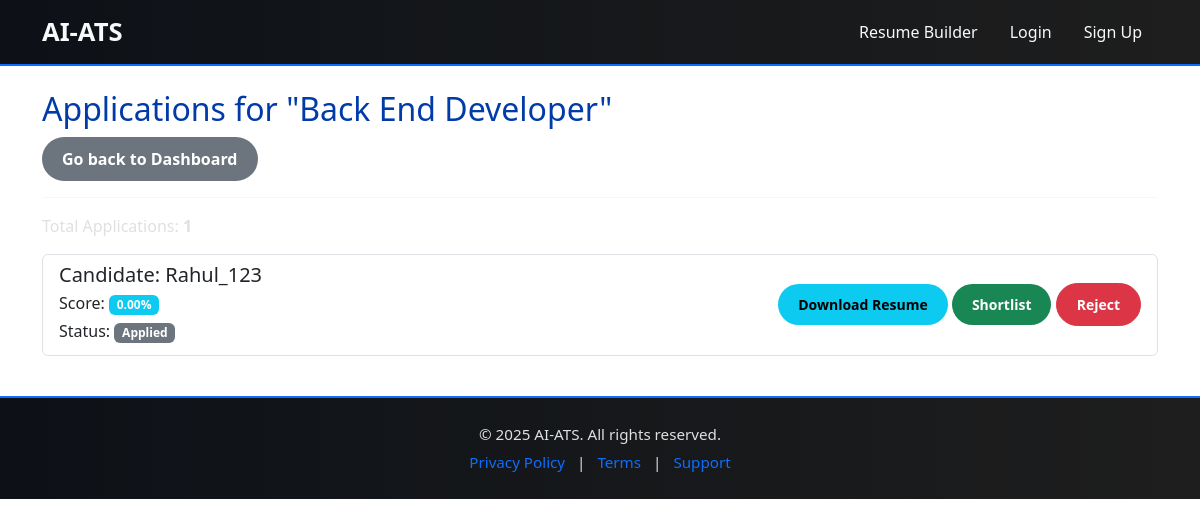
The app's page /recruiter/jobs/8/applications/ (signed in) with its own data.
### core/models.py (models this page shows, shortened)
class Job(models.Model):
    title = models.CharField(max_length=200)
    description = models.TextField()
    recruiter = models.ForeignKey(
        'CustomUser',
        on_delete=models.CASCADE,
        limit_choices_to={'is_recruiter': True}
    )
    is_internal = models.BooleanField(default=True)
    external_url = models.URLField(blank=True, null=True)
    job_field = models.ForeignKey(JobField, on_delete=models.SET_NULL, null=True)

class Application(models.Model):
    candidate = models.ForeignKey(
        'CustomUser',
        on_delete=models.CASCADE,
        limit_choices_to={'is_candidate': True}
    )
    job = models.ForeignKey(Job, on_delete=models.CASCADE)
    resume = models.FileField(upload_to='resumes/')
    STATUS_CHOICES = (
        ('Applied', 'Applied'),
        ('Screening', 'Screening'),
        ('Shortlisted', 'Shortlisted'),
        ('Rejected', 'Rejected'),
    )
    status = models.CharField(max_length=20, choices=STATUS_CHOICES, default='Applied')
    ranking_score = models.FloatField(default=0.0)

class CustomUser(AbstractUser):
    is_candidate = models.BooleanField(default=False)
    is_recruiter = models.BooleanField(default=False)

### core/views.py (the view)
# urls.py: path('recruiter/jobs/<int:job_id>/applications/', views.recruiter_job_applications, name='recruiter_job_applications'),
@login_required
def recruiter_job_applications(request, job_id):
    if not request.user.is_recruiter:
        return redirect('dashboard')
    job = get_object_or_404(Job, id=job_id, recruiter=request.user)
    applications = Application.objects.filter(job=job).order_by('-ranking_score')
    return render(request, 'core/recruiter_job_applications.html', {'job': job, 'applications': applications})

### core/templates/core/recruiter_job_applications.html
{% extends 'core/base.html' %}
{% block content %}
<div class="row">
    <div class="col-12">
        <h2>Applications for "{{ job.title }}"</h2>
        <a href="{% url 'recruiter_dashboard' %}" class="btn btn-secondary">Go back to Dashboard</a>
        <hr>
    </div>
</div>
{% if applications %}
<div class="row">
    <div class="col-12">
        <p>Total Applications: <strong>{{ applications.count }}</strong></p>
        <ul class="list-group">
            {% for application in applications %}
            <li class="list-group-item d-flex justify-content-between align-items-center">
                <div>
                    <h5 class="mb-1">Candidate: {{ application.candidate.username }}</h5>
                    <p class="mb-1">Score: <span class="badge bg-info">{{ application.ranking_score|floatformat:2 }}%</span></p>
                    <p class="mb-1">Status: <span class="badge bg-secondary">{{ application.status }}</span></p>
                </div>
                <div>
                    <a href="{{ application.resume.url }}" target="_blank" class="btn btn-sm btn-info">Download Resume</a>
                    <a href="{% url 'shortlist_application' application.id %}" class="btn btn-sm btn-success">Shortlist</a>
                    <a href="{% url 'reject_application' application.id %}" class="btn btn-sm btn-danger">Reject</a>
                </div>
            </li>
            {% endfor %}
        </ul>
    </div>
</div>
{% else %}
<p>Currently, there are no applications for this job.</p>
{% endif %}
{% endblock %}

### core/templates/core/base.html (style rules this page uses)
body { background-color: #ffffff; color: #e0e0e0; font-family: "Segoe UI", sans-serif; margin: 0; height: 100%; padding: 0; }
h1, h2, h3 { color: rgb(0, 59, 168); }
.btn { border-radius: 30px; padding: 10px 20px; font-weight: bold; transition: opacity 0.2s ease-in-out; }
.btn-success { background-color: #198754; border: none; }
.btn-info { background-color: #0dcaf0; border: none; }
.btn-secondary { background-color: #6c757d; border: none; }

### records on screen
Job: title "Back End Developer"
Application: candidate.username "Rahul_123", ranking_score "0.00", status "Applied"

### other values on screen
{{ applications.count }} "1"
